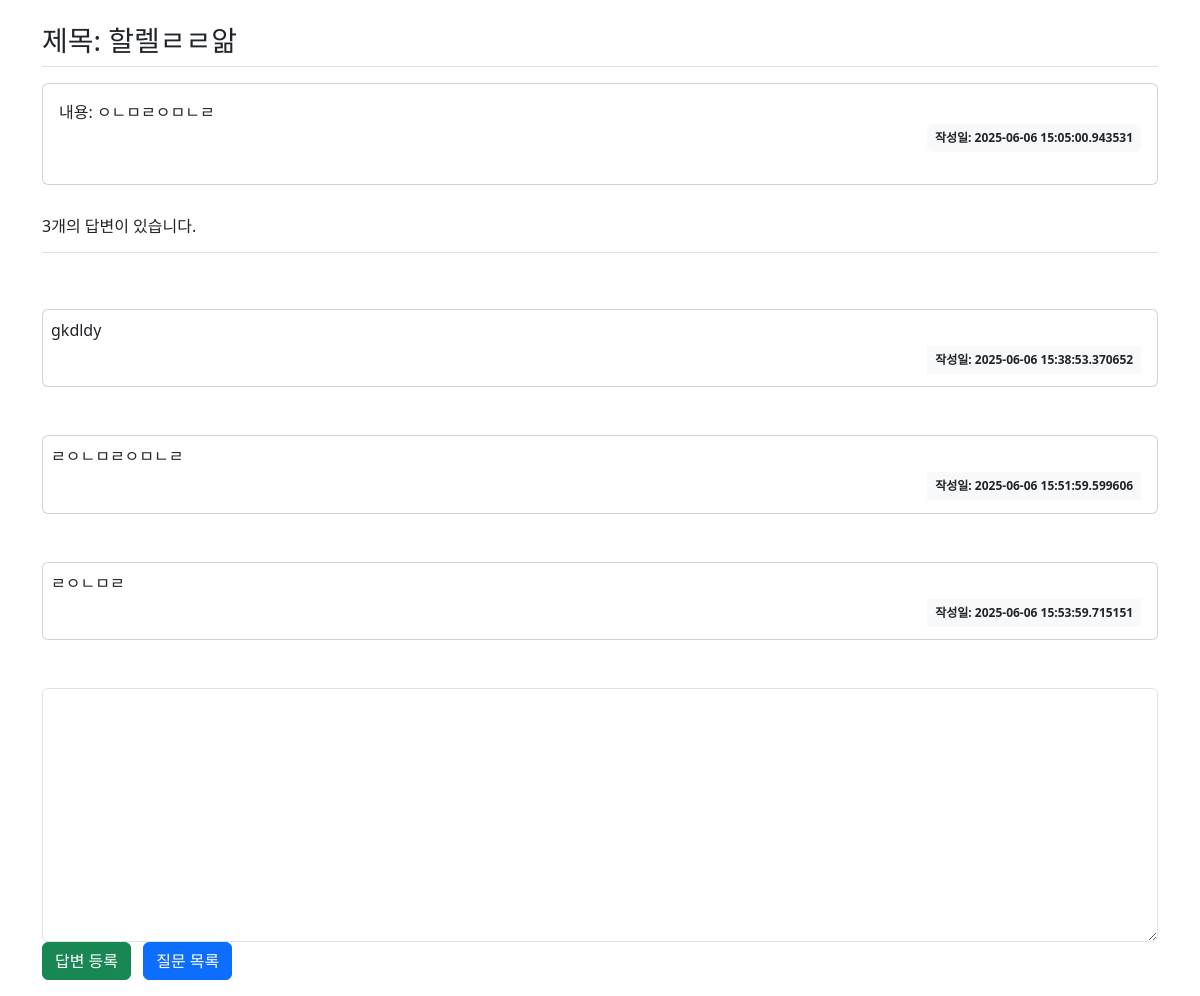
The page /question/detail/31/ (signed in) on the database its author committed.
### classtalk/models.py (models this page shows)
class Question(db.Model):
    id = db.Column(db.Integer, primary_key=True)
    subject = db.Column(db.String(200), nullable=False)
    content = db.Column(db.Text(), nullable=False)
    create_date = db.Column(db.DateTime(), nullable=False)
    user_id = db.Column(db.Integer, db.ForeignKey('user.id', ondelete='CASCADE'), nullable=False)
    user = db.relationship('User', backref=db.backref('question_set'))
    modify_date = db.Column(db.DateTime(), nullable=True)
    is_anonymous = db.Column(db.Boolean, default=False)  # 익명 여부 추가

class Answer(db.Model):
    id = db.Column(db.Integer, primary_key=True)
    question_id = db.Column(db.Integer, db.ForeignKey('question.id', ondelete='CASCADE'))
    question = db.relationship('Question', backref=db.backref('answer_set'))
    content = db.Column(db.Text(), nullable=False)
    create_date = db.Column(db.DateTime(), nullable=False)
    user_id = db.Column(db.Integer, db.ForeignKey('user.id', ondelete='CASCADE'), nullable=False)
    user = db.relationship('User', backref=db.backref('answer_set'))
    modify_date = db.Column(db.DateTime(), nullable=True)

### classtalk/views/question_views.py (the view)
@bp.route('/detail/<int:question_id>/')
def detail(question_id):
    form = AnswerForm()
    q = Question.query.get_or_404(question_id)
    return render_template('question/question_detail.html', question=q, form=form)

### classtalk/forms.py
class AnswerForm(FlaskForm):
    content = TextAreaField('내용', validators=[DataRequired('내용은 필수입력 항목입니다.')])

### classtalk/views/auth_views.py (called while the page is built)
@bp.before_app_request
def load_logged_in_user():
    user_id = session.get('user_id')
    if user_id is None:
        g.user = None
    else:
        g.user = User.query.get(user_id)

### classtalk/templates/question/question_detail.html (shortened to what this page needs)
<!DOCTYPE html>
<html lang="en">
<head>
    <link href="https://cdn.jsdelivr.net/npm/bootstrap@5.3.5/dist/css/bootstrap.min.css" rel="stylesheet">
</head>
<div class="container my-3">
<body>
    <h3 class="border-bottom py-2">
        제목: {{ question.subject }}
    </h3>
    <div class="card my-3">
        <div class="card-body">
            <div class="card-text">
                내용: {{ question.content }}
            </div>
            <div class="d-flex justify-content-end">
                {% if question.modify_date %}
                <div class="badge bg-light text-dark p-2 text-start mx-3">
                <div class="mb-2">수정: {{ question.modify_date }}</div>
                </div>
                {% else %}
                <div class="badge bg-light text-dark p-2">
                    작성일: {{ question.create_date }}
                </div>
                {% endif %}
            </div>
        </div>
    </div>
    <h6 class="border-bottom py-3">{{ question.answer_set|length }}개의 답변이 있습니다.</h6>
    <div style="white-space: pre-line;">
        {% for answer in question.answer_set %}
        <div class="card p-2">
            {{ answer.content }}
            <div class="card-body badge d-flex justify-content-end">
                <div class="bg-light text-dark p-2">
                    작성일: {{answer.create_date}}
                </div>
            </div>
        </div>
        {% endfor %}
    </div>
    <form action="{{ url_for('answer.create', question_id=question.id) }}" method="post">
        <div>
            <textarea {% if not g.user %}disabled{% endif %}
                      name="content"
                      id="content"
                      class="form-control"
                      rows="10"></textarea>
        </div>
        <input type="submit" value="답변 등록" class ="btn btn-success">
        <a href="{{ url_for('question._list') }}" class="btn btn-primary ms-2">질문 목록</a>
    </form>
</body>
</div>
</html>

### rows shown on the page
Question: subject "할렐ㄹㄹ앎", content "ㅇㄴㅁㄹㅇㅁㄴㄹ", create_date "2025-06-06 15:05:00.943531"
Answer: content "gkdldy", create_date "2025-06-06 15:38:53.370652"
Answer: content "ㄹㅇㄴㅁㄹㅇㅁㄴㄹ", create_date "2025-06-06 15:51:59.599606"
Answer: content "ㄹㅇㄴㅁㄹ", create_date "2025-06-06 15:53:59.715151"

### other values the page prints
{{ question.answer_set|length }} "3"
